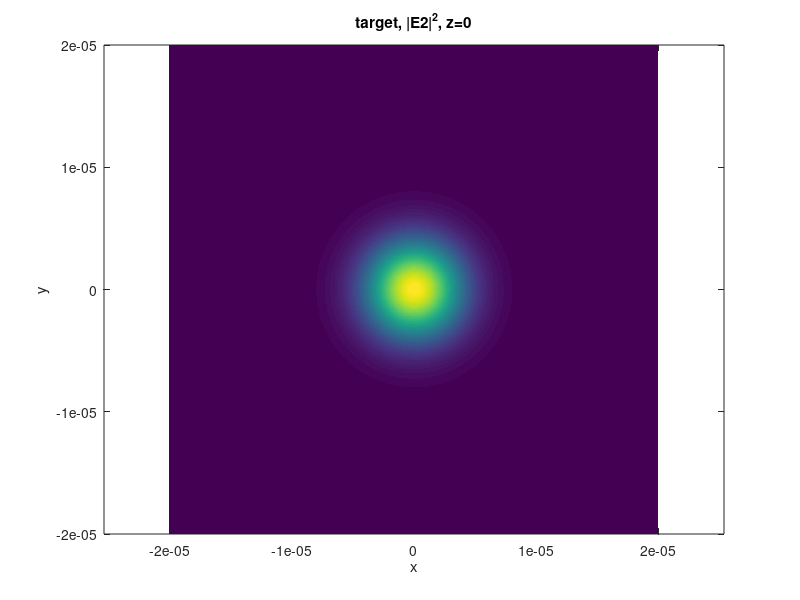
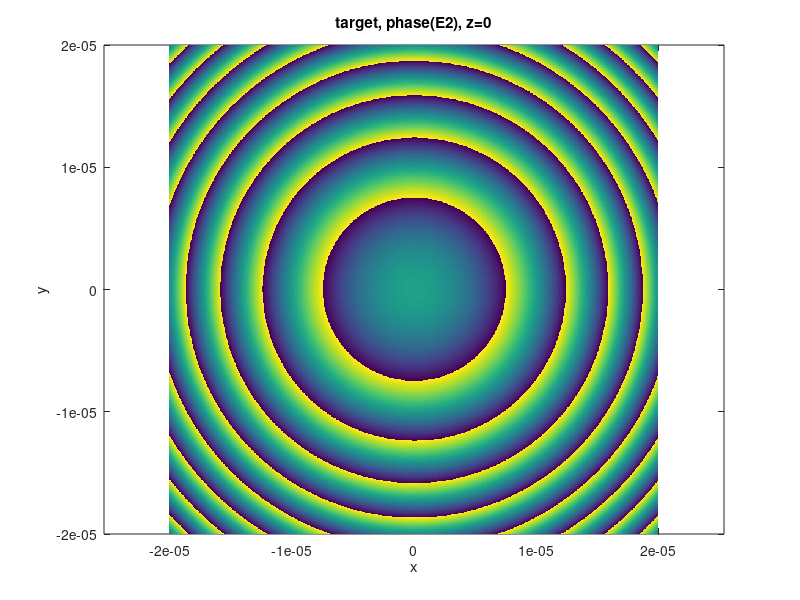

MATLAB code for these plots, in order: (Note: this script raises an error after producing the figures.)
% design of a tilted grating for a 3D arbitrarily shaped output beam

% assumptions:
% - target field scalar, from scattering formula match |E| in plane (without the vertical component) to target
% - grating tilt angle is the same everywhere (not correct? local change of
%   grating leads to change of effective tilt angle?)
% - neglect diffraction of pump beam

global lam c k0 neff beta w0 sigma dng

% parameters

lam = 780e-9;           % wavelength
k0 = 2*pi/lam;

c = 3e8;

neff = 1;  %NOT IMPLEMENTED EVERYWHERE           % effective index of fundamental mode
beta = neff*k0;         % propagation constant of mode
w0 = 2e-6;              % waist of fundamental mode (vertical)
sigma = 2e-6;           % waist of refractive index profile (vertical)
dng = 1;                % grating index contrast (=1 for design calculation; realistic <=5e-3 ?)


% define target beam (scalar), propagate to grating plane

    % grid in grating plane: horizontal cross section at z=0
    xv = (-20:0.05:20)*1e-6;
    yv = (-20:0.05:20)*1e-6;

    [xx,yy] = meshgrid(xv,yv);

    % target field

    if (1==0)   % plane wave
        %al2 = 120 *pi/180;   % propagation angle, 90deg=vertical
        ntar = [0 1 1];   % direction of propagation
        ntar = ntar/norm(ntar);

        k2x = k0*ntar(1);
        k2y = k0*ntar(2);
        k2z = k0*ntar(3);

        E20 = 0.1;      % target field amplitude - THIS SHOULD NOT HAVE ANY EFFECT

        E2 = E20*exp(1i*(k2x*xx+k2y*yy));
    end

    if (0==0)   % tilted Gaussian
        % al2 = 60 *pi/180;   % propagation angle, 90deg=vertical
        ntar = [0 0 1];   % direction of propagation
        ntar = ntar/norm(ntar);

        w2 = 2.5e-6;
        zfoc = 50e-6;    % distance to focal point
        E20 = 0.1;       % target field amplitude - THIS SHOULD NOT HAVE ANY EFFECT

        zzr = xx*ntar(1) + yy*ntar(2);  % z in rotated frame = projection onto prop. direction
        xxr = sqrt(xx.^2+yy.^2 - zzr.^2);     % x=r in rotated frame = the orth. component to z
        zzr = zzr - zfoc;

        zR = pi*w2^2/lam;
        w2z = w2*sqrt(1+(zzr/zR).^2);
        eta = atan(zzr/zR);
        %Rz = zzr.*(1+(zR./zzr).^2);
        Rzi = zzr./(zzr.^2 + zR^2);        % inverse of curvature

        %E2 = E20 * w2./w2z .* exp(-(xxr./w2z).^2) .* exp(1i*(k0*zzr+k0*xxr./(2*Rz)-eta));
        E2 = E20 * w2./w2z .* exp(-(xxr./w2z).^2) .* exp(1i*(k0*zzr+k0*xxr.^2.*Rzi/2-eta));
    end
    
    figure(1)
    pcolor(xv,yv,abs(E2).^2)    
    xlabel('x'), ylabel('y')
    title(['target, |E2|^2, z=0'])
    shading flat
    axis equal
    
    figure(2)
    pcolor(xv,yv,angle(E2))    
    xlabel('x'), ylabel('y')
    title(['target, phase(E2), z=0'])
    shading flat
    axis equal

% calculate central grating properties (tilt, rotation, period)

[lamgrat0,alphagrat0,alphatilt0] = grating_angles_3D_f2(ntar(1),ntar(2),ntar(3));
lamgrat0 = lamgrat0 * lam;

% at each position, calculate local target propagation direction, local grating period

    % local propagation direction of target field, extracted from E-grid
    kx = -1i * (E2(:,3:end)-E2(:,1:end-2)) / (2*(xv(2)-xv(1)));
    kx = kx ./ E2(:,2:end-1);
    kx = [kx(:,1) kx kx(:,end)];
    kx = real(kx);

    ky = -1i * (E2(3:end,:)-E2(1:end-2,:)) / (2*(yv(2)-yv(1)));
    ky = ky ./ E2(2:end-1,:);
    ky = [ky(1,:); ky; ky(end,:)];
    ky = real(ky);
    
    kz = sqrt(k0^2-kx.^2-ky.^2);

    [lamgrat,alphagrat,alphatilt] = grating_angles_3D_f2(kx,ky,kz);
    lamgrat = lamgrat * lam;

    figure(3)
    subplot(221)
    pcolor(xv,yv,kx)    
    xlabel('x'), ylabel('y')
    title('kx of local target field')
    shading flat
    axis equal
    colorbar
    
    subplot(222)
    pcolor(xv,yv,ky)    
    xlabel('x'), ylabel('y')
    title('ky of local target field')
    shading flat
    axis equal
    colorbar

    subplot(223)
    pcolor(xv,yv,kz)    
    xlabel('x'), ylabel('y')
    title('kz of local target field')
    shading flat
    axis equal
    colorbar

    figure(4)
    subplot(221)
    pcolor(xv,yv,lamgrat)    
    xlabel('x'), ylabel('y')
    title('Local grating period, lamgrat')
    shading flat
    axis equal
    colorbar
    
    subplot(222)
    pcolor(xv,yv,alphagrat*180/pi)    
    xlabel('x'), ylabel('y')
    title('Local grating direction, alphagrat (deg)')
    shading flat
    axis equal
    colorbar

    subplot(223)
    pcolor(xv,yv,alphatilt*180/pi)    
    xlabel('x'), ylabel('y')
    title('Local optimum grating tilt, alphatilt (deg)')
    shading flat
    axis equal
    colorbar

% calculate the modified local grating tilt, given the local grating
% direction if it is written with the central tilt angle

    % for initial development, may just assume that the effective tilt
    % angle is the same as the central tilt angle (i.e. omit this step)

    
% calculate scattering rate for E-field and power (apart from dng factor)

pol = 1;            % =1 horizontal input polarisation; =2 vertical input polarisation
ky = 0*lamgrat;     % transverse prop. constant of pump

% using ideal grating tilt at every point
%[al1,Ex1,Ey1,Ez1] = scatteringrate3_f(lamgrat,alphagrat,alphatilt,ky,pol);
% using grating tilt angle of centre everywhere
[al1,Ex1,Ey1,Ez1] = scatteringrate3_f(lamgrat,alphagrat,alphatilt0,ky,pol);

E1norm = sqrt(Ex1.^2+Ey1.^2+Ez1.^2);

    figure(5)
    pcolor(xv,yv,al1)    
    xlabel('x'), ylabel('y')
    title('Scattering efficiency al (1/m) for dng=1')
    shading flat
    axis equal
    colorbar

    figure(6)
    subplot(221)
    pcolor(xv,yv,Ex1./E1norm)    
    xlabel('x'), ylabel('y')
    title('Scattered field pol.: Ex (norm.)')
    shading flat
    axis equal
    colorbar

    subplot(222)
    pcolor(xv,yv,Ey1./E1norm)    
    xlabel('x'), ylabel('y')
    title('Scattered field pol.: Ey (norm.)')
    shading flat
    axis equal
    colorbar

    subplot(223)
    pcolor(xv,yv,Ez1./E1norm)    
    xlabel('x'), ylabel('y')
    title('Scattered field pol.: Ez (norm.)')
    shading flat
    axis equal
    colorbar

% from this, extract dng (to get correct E) - for no pump depletion, this is all
%   NOTE: there would be different possibilities, because the target field is
%   scalar, but the scattered field has polarisation, e.g. trying to match
%   modulus of E-field, match one polarisation, ...
%   NOTE: can also include pump profile here (e.g. Gaussian in transverse
%   direction)

dng1 = abs(E2)./E1norm;
dng1 = dng1/(max(dng1(:)));

    figure(7)
    subplot(221)
    pcolor(xv,yv,dng1)    
    xlabel('x'), ylabel('y')
    title('Grating dng (norm.), no pump depletion')
    shading flat
    axis equal
    colorbar

    subplot(222)
    contour(xv,yv,dng1)    
    xlabel('x'), ylabel('y')
    title('Grating dng (norm.), no pump depletion')
    shading flat
    axis equal
    colorbar

% to include pump depletion, integrate the grating "loss" and scale dng
% accordingly larger with grating propagation distance to maintain correct
% E field

loss = cumsum(dng1.^2 .* al1,2) * (xv(2)-xv(1));

selpump = 3;
if (selpump==1)    % case 1: flat pump at input P=1, choose max dng for pump depletion
    dngbar_max = sqrt(1/max(loss(:,end)));

    dngbar = dngbar_max*0.99;
    P = 1 + 0*xx;
    P = P - dngbar^2*loss;
    dng_full = real(dng1.*dngbar./sqrt(P));
end
if (selpump==2)    % case 2: flat pump at input P=1, choose max dng for fractionial pump depletion
    dngbar_max = sqrt(1/max(loss(:,end)));

    dngbar = dngbar_max*sqrt(0.99);
    P = 1 + 0*xx;
    P = P - dngbar^2*loss;
    dng_full = real(dng1.*dngbar./sqrt(P));
end
if (selpump==3)    % case 3: optimised pump at input, choose max dng for 1/2 pump depletion
    dngbar_max = sqrt(1/max(loss(:,end)));

    dngbar = dngbar_max*sqrt(0.99);     % 0.01, 0.99
    P = (dngbar_max^2*loss(:,end))*ones(1,length(xv));
    P = P - dngbar^2*loss;
    dng_full = real(dng1.*dngbar./sqrt(P));
end

    figure(8)
    subplot(221)
    pcolor(xv,yv,P)    
    xlabel('x'), ylabel('y')
    title('Pump power')
    shading flat
    axis equal
    colorbar

    subplot(223)
    pcolor(xv,yv,dng_full)   
    xlabel('x'), ylabel('y')
    title('Grating dng, pump depletion')
    shading flat
    axis equal
    colorbar

    subplot(224)
    contour(xv,yv,dng_full)   
    xlabel('x'), ylabel('y')
    title('Grating dng, pump depletion')
    shading flat
    axis equal
    colorbar

% combine this grating strength with phase information to produce schematic
% of the full grating (to compare with the holographic results)

xxplot = xx;
yyplot = yy;
zzplot = 0*xx;

%alphagrat0
phi = angle(E2.*exp(-1i*k0*(ntar(1)*xxplot+ntar(2)*yyplot+ntar(3)*zzplot)));

ng = dng_full.*sin(2*pi/lamgrat0*(xxplot*cos(alphagrat0)+yyplot*sin(alphagrat0)-zzplot*tan(alphatilt0)) - phi);

    figure(9)
    %subplot(221)
    pcolor(xv,yv,ng)    
    xlabel('x'), ylabel('y')
    title('Full grating ng')
    shading flat
    axis equal
    colorbar

xvp = xx(1,:);
zvp = (-3:0.05:3)*1e-6;

[xxplot,zzplot] = meshgrid(xvp,zvp);
yyplot = 0*xxplot;

phip = phi((length(xx(:,1))+1)/2,:);     % phase of target field at y=0
phip = ones(length(zvp),1) * phip;

dng_fullp = dng_full((length(xx(:,1))+1)/2,:);     % dng at y=0
dng_fullp = ones(length(zvp),1) * dng_fullp;

ngp = dng_fullp.*sin(2*pi/lamgrat0*(xxplot*cos(alphagrat0)+yyplot*sin(alphagrat0)-zzplot*tan(alphatilt0)) - phip).*exp(-(zzplot/sigma).^2);

    figure(10)
    %subplot(221)
    pcolor(xvp,zvp,ngp)    
    xlabel('x'), ylabel('z')
    title('Full grating ng')
    shading flat
    axis equal
    colorbar

% finally, calculate the scattered field including phase information,
% propagate to target position, check result



